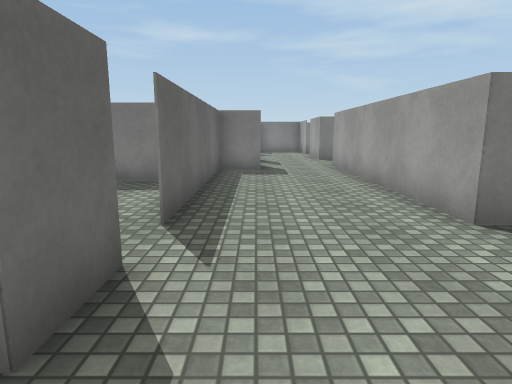
View 1 (above)

24 first-person views from a walk through a 3-D level made in the Unity game engine. The camera is 1.3 m above the floor, tilts 10° down and sees 75° across. The floor is counted in squares, 1.2 m on a side. Each view is taken from the middle of a square. On the plan, view 1 faces up. The plan holds only what a view shows up to about 13 squares ahead; the rest is blank. The player character is not drawn. Surface patterns are stand-ins for the level's own textures.

View 2
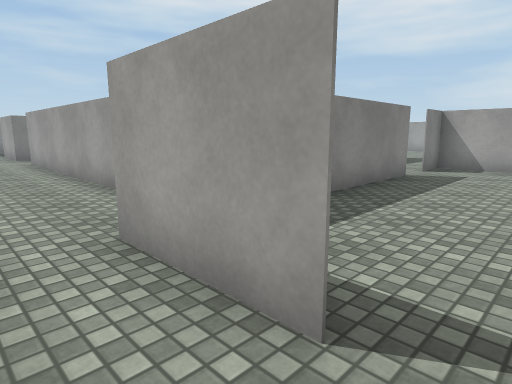

View 3
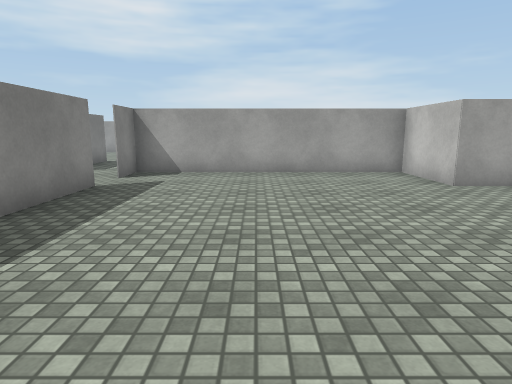

View 4
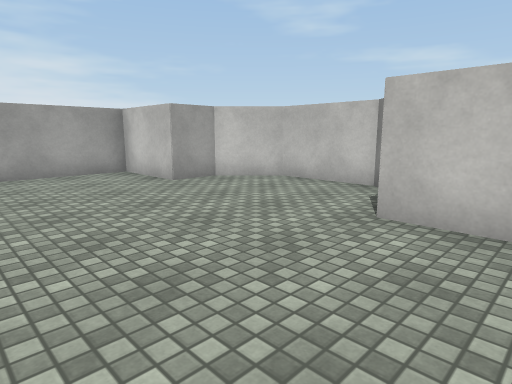

View 5
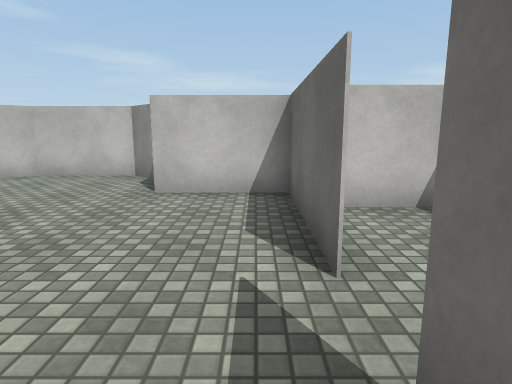

View 6
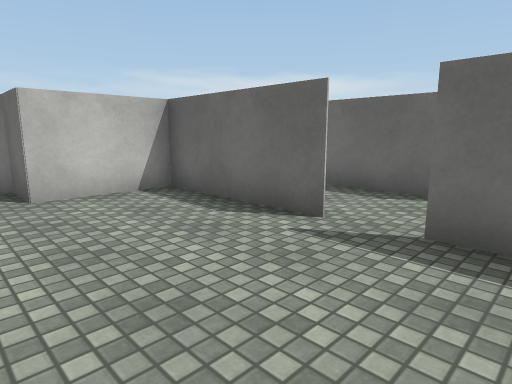

View 7
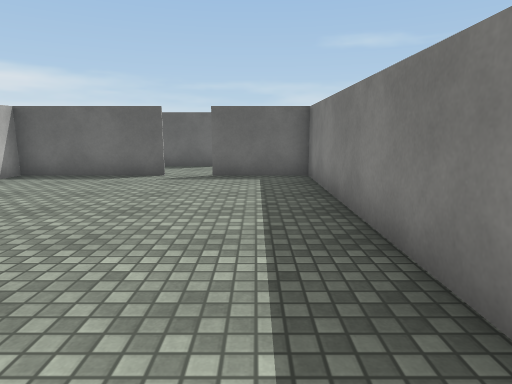

View 8
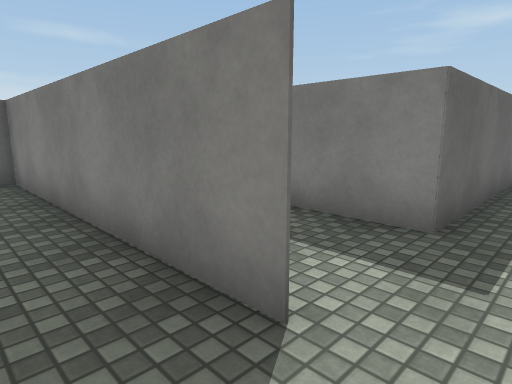

View 9
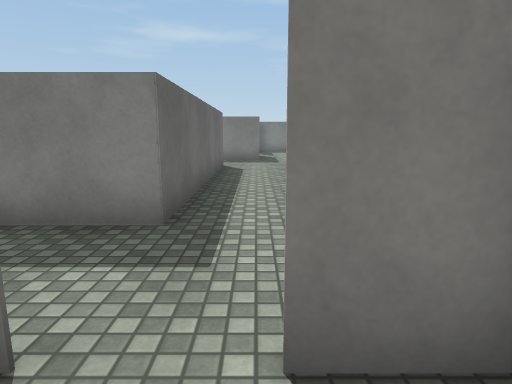

View 10
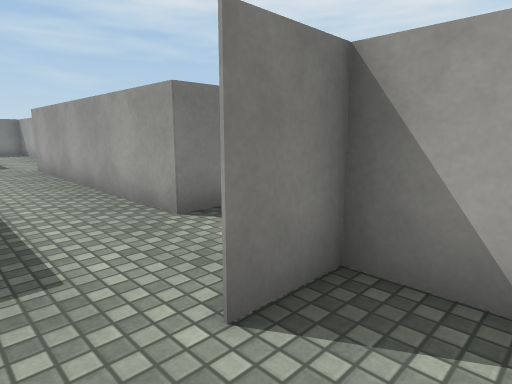

View 11
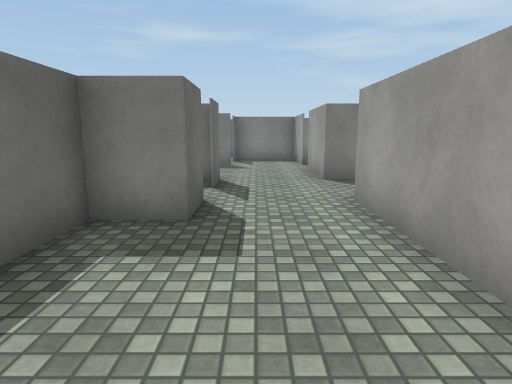

View 12
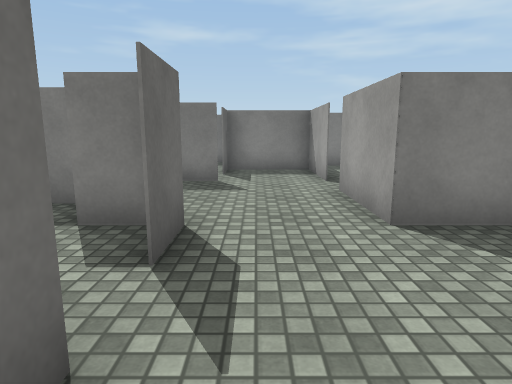

View 13
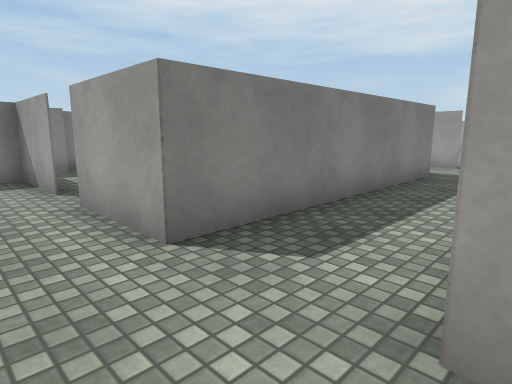

View 14
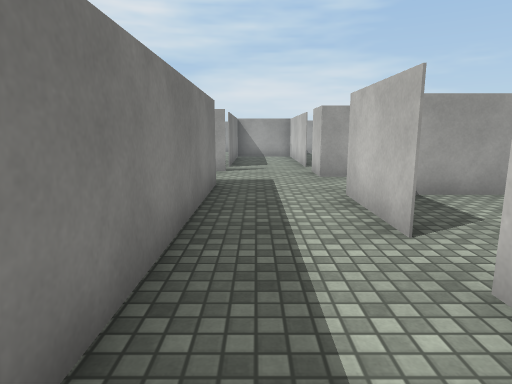

View 15
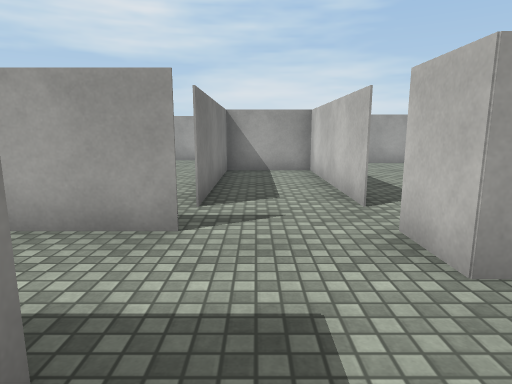

View 16
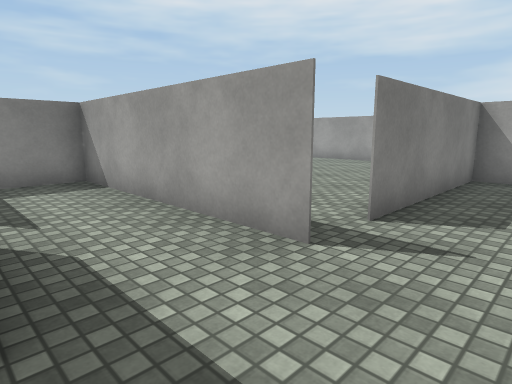

View 17
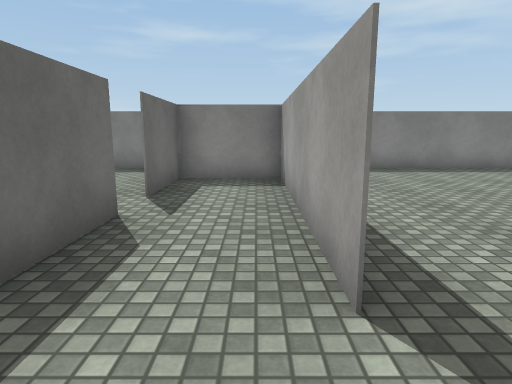

View 18
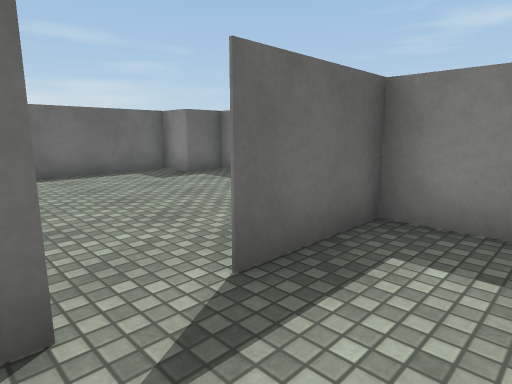

View 19
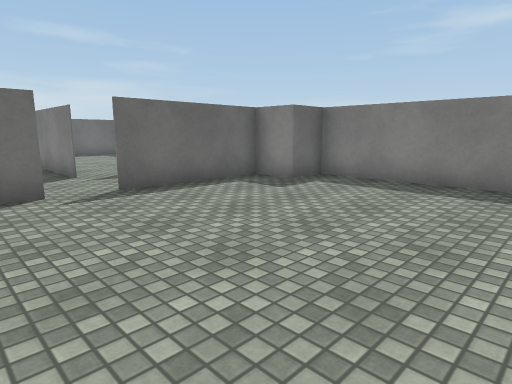

View 20
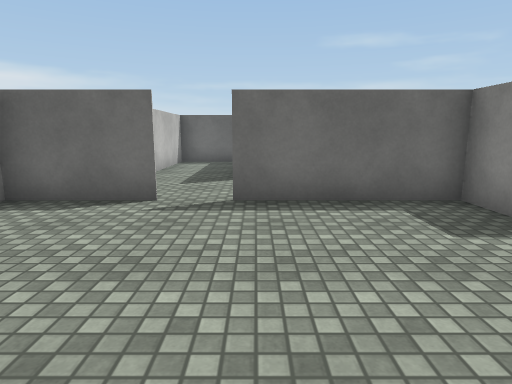

View 21
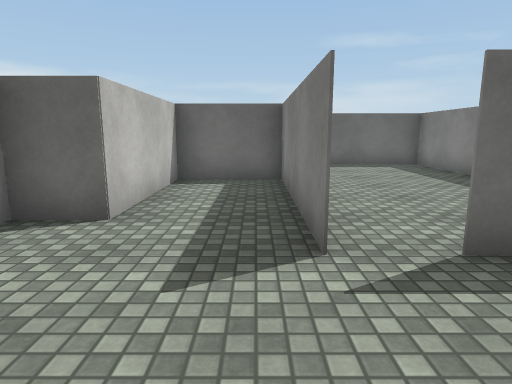

View 22
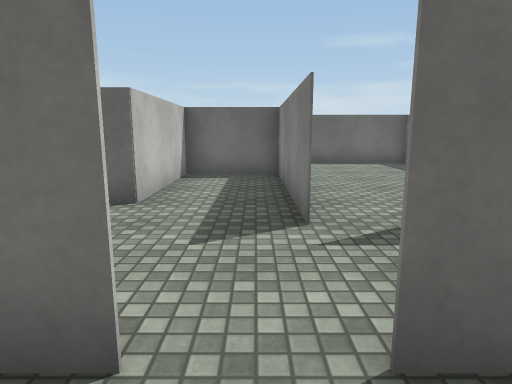

View 23
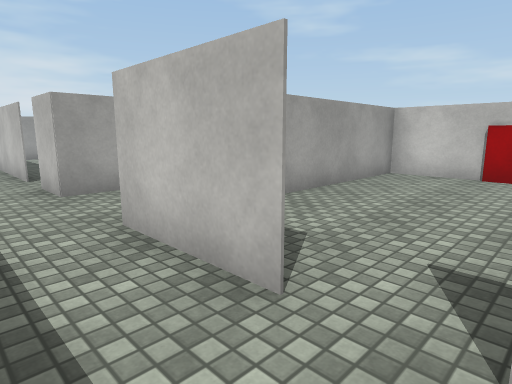

View 24
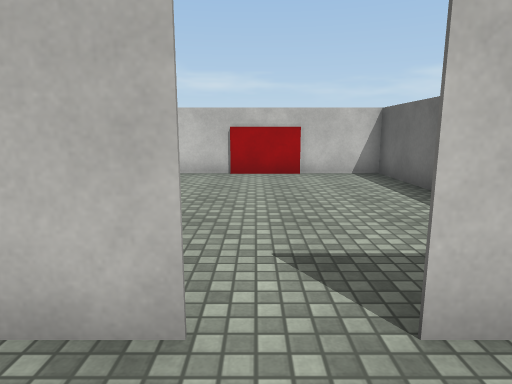

### Floor plan
Points are (right, up) in squares from view 1. A wall is a line through its corners. A room is listed if a view was taken in it or the views show most of it. See-through windows are left out.
Room 1 (views 1, 2)
walls: (-1.1, -1.4) (-1.1, -4); (1.4, -1.2) (1.4, 1.4); (-0.8, -4.9) (0.8, -4.9)
ways out: opening at (1, -2) to room 2; opening at (0, 1) to room 3
Room 2 (views 3, 4, 5, 6, 7, 8, 9, 10)
walls: (1.4, -2.2) (1.4, -6.1) (3.9, -6.1) (3.9, -7.4) (5.1, -8.6) (7.6, -8.6) (8.9, -7.4) (8.9, -6.1) (11.4, -6.1) (11.4, 1.4) (10.1, 1.4); (9, 1.4) (1.4, 1.4) (1.4, -1.1)
ways out: opening at (1, -2) to room 1; gap at (9.5, 1) to room 3
Room 3 (views 11, 12, 13, 14, 15, 16, 17, 18, 21, 23, 24)
walls: (6.2, 11.4) (8.9, 11.4) (8.9, 3.9) (6.9, 3.9); (4.6, 11.4) (5.1, 11.4); (10.2, 13.9) (2.6, 13.9) (2.6, 16.4); (0.1, 11.4) (0.1, 10.1) (-1.1, 10.1) (-1.1, 3.9); (0.1, 13.9) (0.1, 12.5); (10.1, 16.5) (10.1, 14.2); (12.6, 13.8) (12.6, 20.1) (10.1, 20.1) (10.1, 17.6); (2.6, 17.5) (2.6, 20.1) (0.1, 20.1) (0.1, 18.9); (3.1, 3.9) (2.6, 3.9) (2.6, 11.5); (13.8, 11.4) (18.9, 11.4) (18.9, 13.9) (13.9, 13.9); (0.2, 17.6) (-4.9, 17.6) (-4.9, 15.1) (-1.1, 15.1) (-1.1, 13.9); (11.4, 3.9) (11.4, 11.4) (12.6, 11.4); (-1.1, 2.6) (-1.1, 1.2)
ways out: opening at (0, 1) to room 1; gap at (9.5, 1) to room 2; opening at (3, 17) to room 4; opening at (10, 17) to room 4; opening at (6, 11) to room 5; opening at (-1, 3); opening at (0, 12); opening at (11, 2.5); opening at (13, 11); gap at (0, 19); gap at (14, 14)
Room 4 (views 19, 20, 22)
walls: (2.6, 16.5) (2.6, 13.9); (8.5, 22.6) (3.9, 22.6) (3.9, 21.4) (2.6, 21.4) (2.6, 17.6)
ways out: opening at (3, 17) to room 3; opening at (10, 17) to room 3
Room 5 (no view inside)
walls: (2.6, 6.8) (2.6, 3.9) (8.9, 3.9) (8.9, 10.2)
ways out: opening at (6, 11) to room 3

Positions as (right, up) in squares from view 1, and headings:
1: (0, 0), facing up
2: (0, -2), facing up-right
3: (2, -2), facing right
4: (2, -2), facing down-right
5: (2, 0), facing down
6: (5, 0), facing down-left
7: (10, 0), facing left
8: (10, 0), facing up-left
9: (10, 0), facing up
10: (9, 0), facing up-right
11: (1, 6), facing up
12: (1, 10), facing up
13: (1, 11), facing up-right
14: (3, 13), facing right
15: (9, 13), facing right
16: (10, 12), facing up-right
17: (12, 12), facing up
18: (12, 16), facing up-left
19: (9, 15), facing up-left
20: (8, 18), facing left
21: (3, 17), facing left
22: (4, 17), facing left
23: (5, 13), facing down-right
24: (6, 13), facing down
